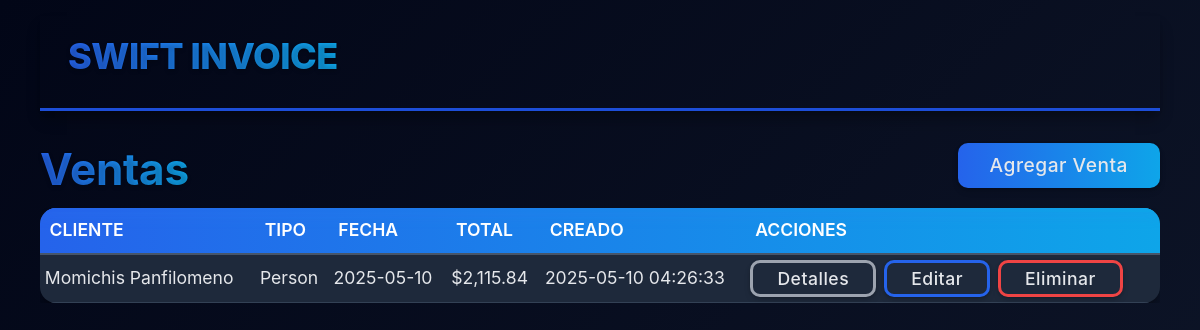
The page /modules/sales/index.php (signed in) on the database its author committed.
### tables this page shows
CREATE TABLE `sales` (
  `id` int(11) NOT NULL,
  `client_id` int(11) NOT NULL,
  `sale_date` date NOT NULL,
  `subtotal` decimal(10,2) NOT NULL,
  `tax_percentage` decimal(5,2) NOT NULL,
  `tax_amount` decimal(10,2) NOT NULL,
  `total` decimal(10,2) NOT NULL,
  `created_at` timestamp NOT NULL DEFAULT current_timestamp(),
  `client_type` enum('person','company') NOT NULL DEFAULT 'person'
);

CREATE TABLE `clients` (
  `id` int(11) NOT NULL,
  `first_name` varchar(50) NOT NULL,
  `last_name` varchar(50) NOT NULL,
  `mother_last_name` varchar(50) DEFAULT NULL,
  `phone` varchar(20) DEFAULT NULL,
  `email` varchar(100) DEFAULT NULL,
  `rfc` varchar(13) DEFAULT NULL,
  `address` text DEFAULT NULL,
  `created_at` timestamp NOT NULL DEFAULT current_timestamp()
);

### modules/sales/index.php (the view, shortened to what this page needs)
<?php
require_once '../../includes/header.php';
$db = new Database();
$conn = $db->connect();
$stmt = $conn->query("
    SELECT
      s.*,
      c.first_name,
      c.last_name,
      co.business_name
    FROM sales AS s
    LEFT JOIN clients   AS c  ON (s.client_type = 'person'  AND s.client_id = c.id)
    LEFT JOIN companies AS co ON (s.client_type = 'company' AND s.client_id = co.id)
    ORDER BY s.sale_date DESC
");
$sales = $stmt->fetchAll(PDO::FETCH_ASSOC);
?>
<!DOCTYPE html>
<html lang="es">
<head>
    <link href="https://cdn.jsdelivr.net/npm/bootstrap@5.3.0/dist/css/bootstrap.min.css" rel="stylesheet">
    <link rel="stylesheet" href="/swift_invoice/assets/css/tableClients.css">
    <link rel="stylesheet" href="https://cdn.datatables.net/1.13.6/css/dataTables.bootstrap5.min.css">
</head>
<body>
    <nav class="navbar navbar-expand navbar-custom py-2 sticky-top">
        <div class="container-fluid">
            <a class="navbar-brand navbar-brand-custom ms-3" href="/swift_invoice">SWIFT INVOICE</a>
        </div>
    </nav>
    <div class="card-header d-flex justify-content-between align-items-center">
        <h2 class="card-title">Ventas</h2>
        <a href="create.php" class="btnAgregar">Agregar Venta</a>
    </div>
    <main class="">
        <?php if (empty($sales)): ?>
            <p>No hay ventas registradas.</p>
        <?php else: ?>
            <div class="table-responsive">
                <table id="ventasTable" class="styled-table display nowrap">
                    <thead>
                        <tr>
                            <th>Cliente</th>
                            <th>Tipo</th>
                            <th>Fecha</th>
                            <th>Total</th>
                            <th>Creado</th>
                            <th>Acciones</th>
                        </tr>
                    </thead>
                    <tbody>
                        <?php foreach ($sales as $sale): ?>
                            <tr>
                                <td>
                                    <?php
                                    if ($sale['client_type'] === 'person') {
                                        echo htmlspecialchars($sale['last_name'] . ' ' . $sale['first_name']);
                                    } elseif ($sale['client_type'] === 'company') {
                                        echo htmlspecialchars($sale['business_name']);
                                    } else {
                                        echo 'Cliente desconocido';
                                    }
                                    ?>
                                </td>
                                <td><?php echo ucfirst($sale['client_type']); ?></td>
                                <td><?php echo htmlspecialchars($sale['sale_date']); ?></td>
                                <td>$<?php echo number_format($sale['total'], 2); ?></td>
                                <td><?php echo htmlspecialchars($sale['created_at']); ?></td>
                                <td>
                                    <div class="d-flex gap-2">
                                        <a href="view.php?id=<?php echo $sale['id']; ?>" class="btnDetails">
                                            Detalles
                                        </a>
                                        <a href="edit.php?id=<?php echo $sale['id']; ?>" class="btnEdit">Editar</a>
                                        <button class="btnDelete"
                                            onclick="confirmDelete(<?php echo $sale['id']; ?>)">Eliminar</button>
                                    </div>
                                </td>
                            </tr>
                        <?php endforeach; ?>
                    </tbody>
                </table>
            </div>
        <?php endif; ?>
    </main>
    <?php
    require_once '../../includes/footer.php';
    ?>

### assets/css/main.css (style rules this page uses)
:root { --primary: #2563eb; --primary-dark: #1d4ed8; --secondary: #0ea5e9; --text: #e5e7eb; --text-light: #9ca3af; --bg-dark: #0f172a; --card-bg: #1e293b; --border: #334155; --danger: #ef4444; --shadow: 0 10px 15px -3px rgba(0, 0, 0, 0.3), 0 4px 6px -4px rgba(0, 0, 0, 0.3); }
body { font-family: 'Segoe UI', Tahoma, Geneva, Verdana, sans-serif; margin: 0; padding: 0; background-color: var(--bg-dark); color: var(--text); }
.card-title { font-size: 1.3rem; font-weight: 700; margin: 0; margin-bottom: 0.5rem; }

### assets/css/dashboard.css (style rules this page uses)
:root { --primary: #2563eb; --primary-dark: #1d4ed8; --primary-light: rgba(37, 99, 235, 0.1); --secondary: #0ea5e9; --text: #e5e7eb; --text-light: #9ca3af; --text-lighter: #6b7280; --bg-dark: #0f172a; --bg-darker: #020617; --card-bg: #1e293b; --card-hover: #334155; --border-dark: #334155; --border-light: #475569; --danger: #ef4444; --success: #10b981; --warning: #f59e0b; --purple: #8b5cf6; --shadow: 0 10px 15px -3px rgba(0, 0, 0, 0.3), 0 4px 6px -4px rgba(0, 0, 0, 0.3); --shadow-hover: 0 20px 25px -5px rgba(0, 0, 0, 0.4), 0 10px 10px -5px rgba(0, 0, 0, 0.2); --glow: 0 0 15px rgba(59, 130, 246, 0.4); --transition-smooth: all 0.3s cubic-bezier(0.25, 0.8, 0.25, 1); --transition-bounce: all 0.4s cubic-bezier(0.175, 0.885, 0.32, 1.275); --radius-sm: 0.5rem; --radius-md: 1rem; --radius-lg: 1.5rem; --radius-xl: 2rem; }
.card-title { font-size: 1.6rem; color: var(--text); margin-bottom: 1rem; font-weight: 700; letter-spacing: -0.25px; position: relative; display: inline-block; }
.card-title::after { content: ''; position: absolute; bottom: -5px; left: 0; width: 40px; height: 2px; background: currentColor; transition: width 0.3s ease; }

### rows shown on the page
sales: client.first_name "Momichis Panfilomeno", client_type "Person", sale_date "2025-05-10", total "2,115.84", created_at "2025-05-10 04:26:33"
